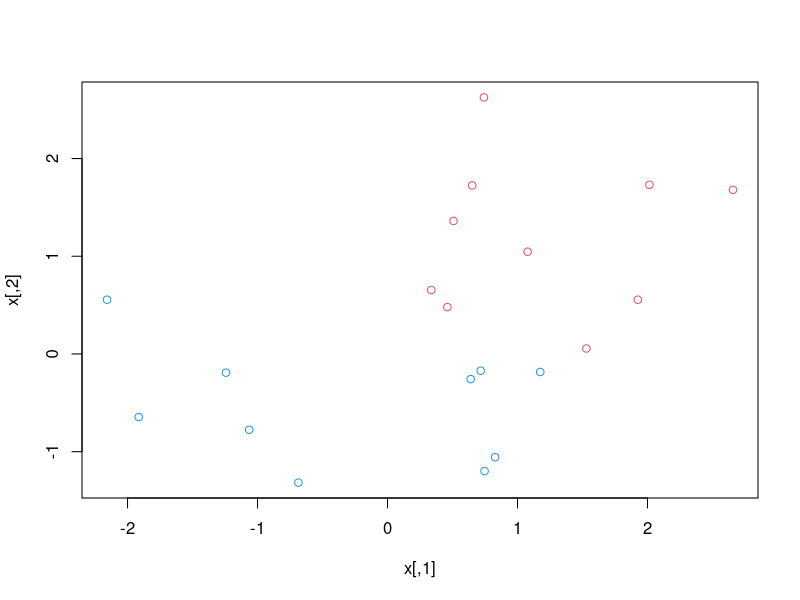
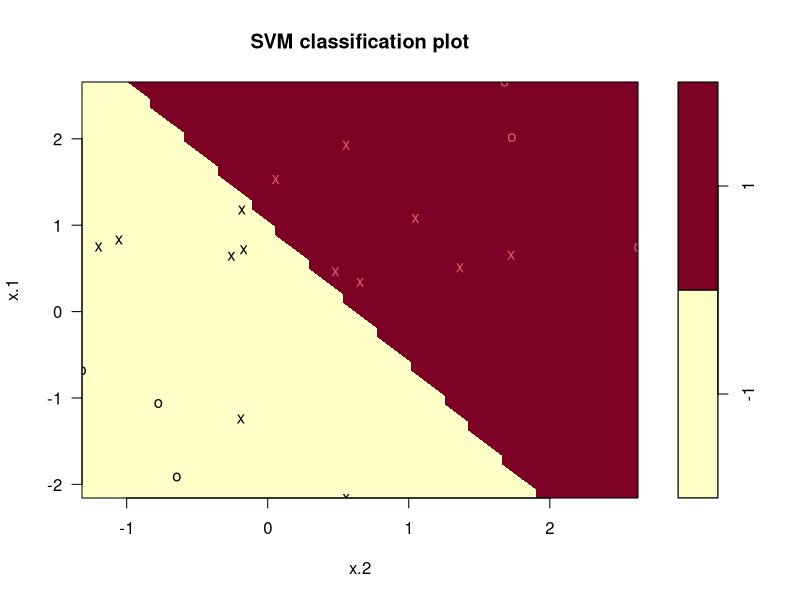
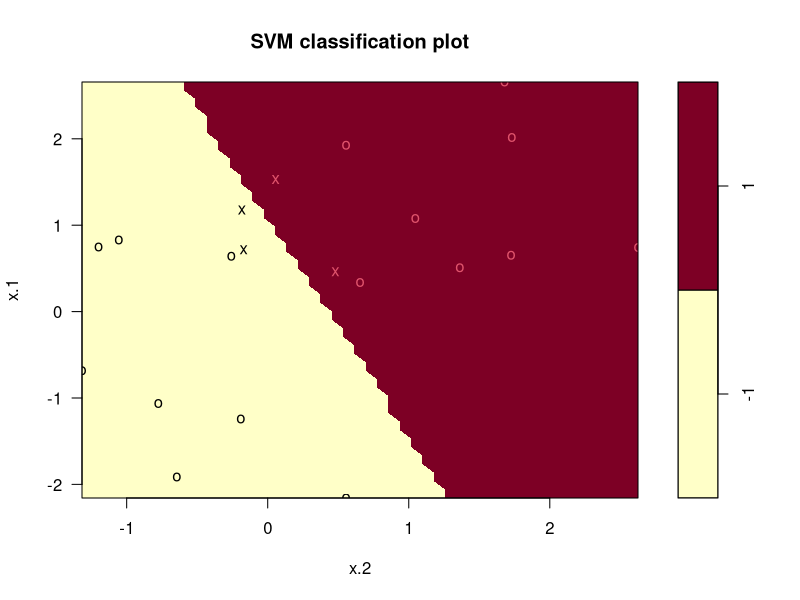
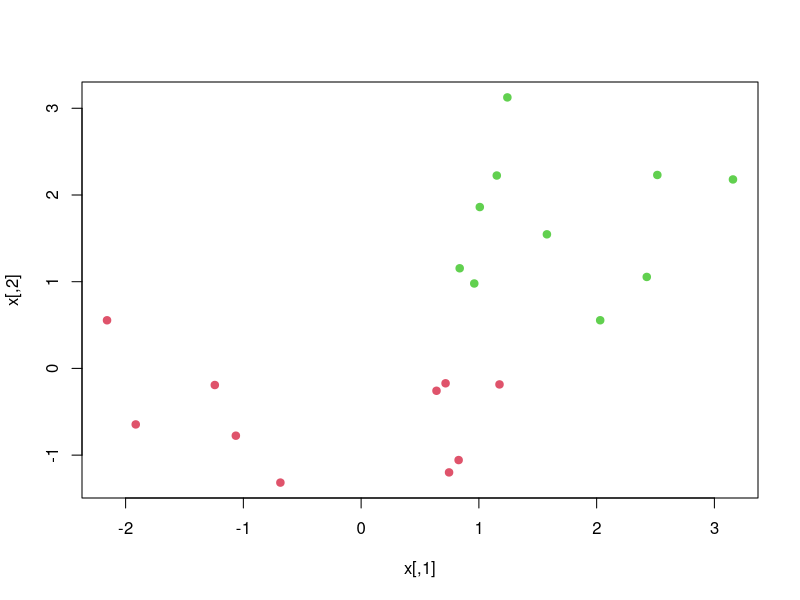
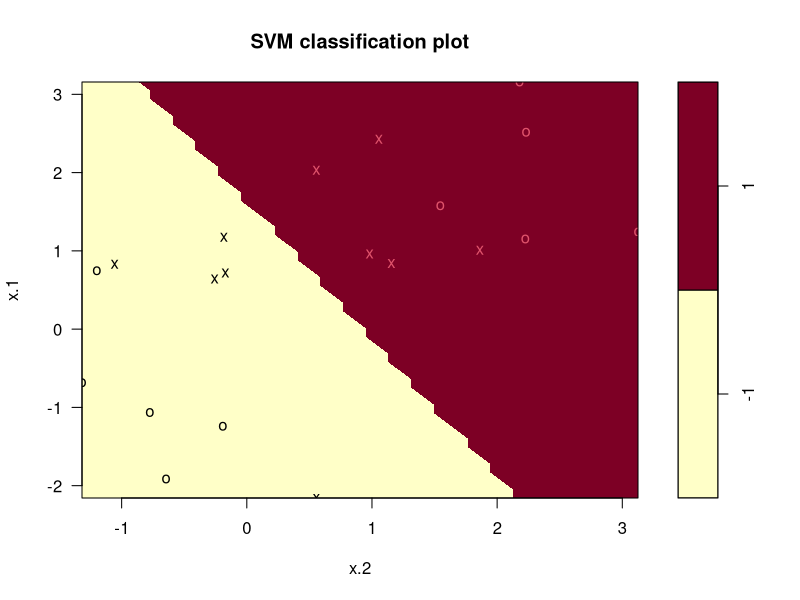
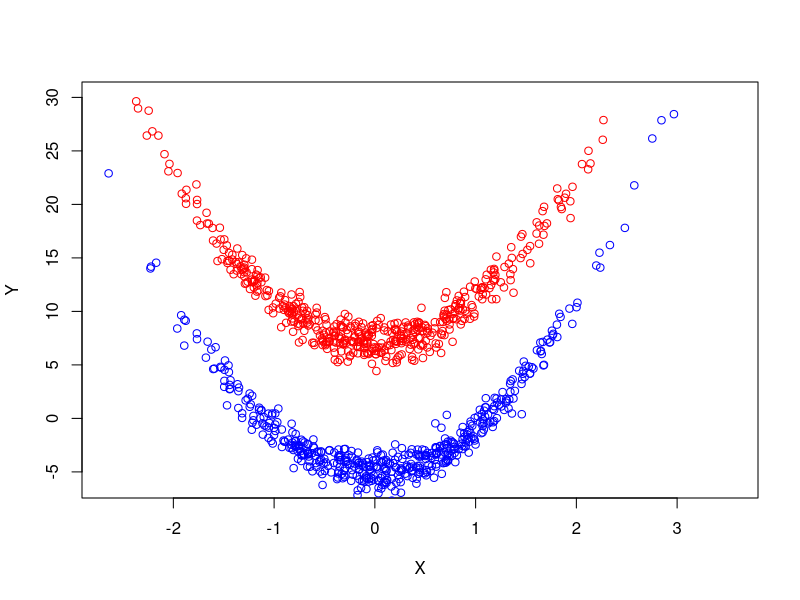
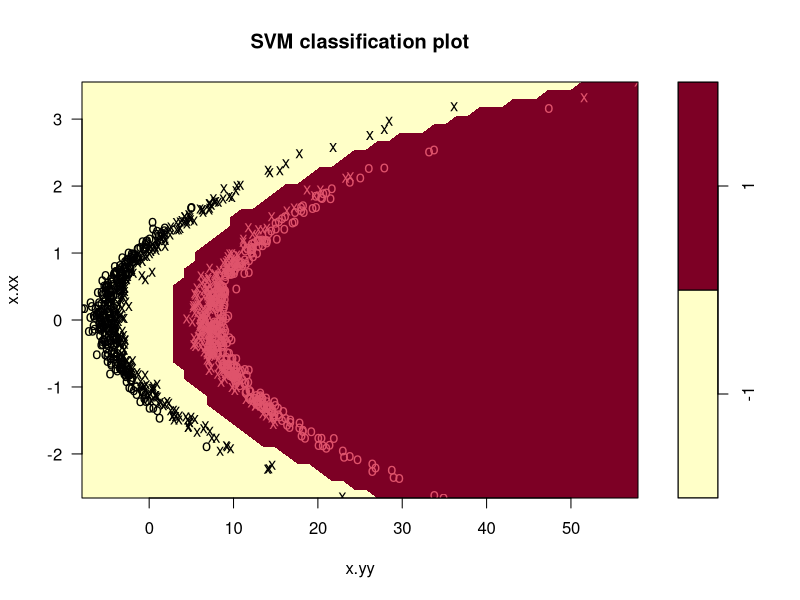

Here is the R script that generated these plots, in order:
library(e1071)

par(mfrow=c(1,1))
# Data production for linearly inseperable case
x = matrix(rnorm(20 * 2), ncol = 2)     # 20*2 splits the 40 values into 20 in each col
y = c(rep(-1, 10), rep(1, 10))
x[y == 1, ] = x[y == 1, ] + 1           # last 10 entries are increased by 1 to make data linearly inseperable
plot(x, col = (3 - y))                  # col gives 10 values with colour=4 and 10 with colour=2

dat = data.frame(x = x, y = factor(y))  # SVM requires factor data

# Fitting and plotting the SVM
# x.1 and x.2 are first and second cols of x respectively
svmfit = svm(y ~ x.1 + x.2, data = dat, kernel = 'linear', cost = 0.1, scale = F)
plot(svmfit, dat)

# Cross-validation for the cost parameter
tune.out = tune(svm,                # fct to tune via CV
                 y ~ x.1 + x.2,     # formula to pass into svm()
                 data = dat,        # data to use
                 kernel = 'linear', # param for svm()
                 scale = F,         # param for svm()
                 ranges = list(cost = c(0.001, 0.01, 0.1, 1, 5, 10, 100)))  # CV values to test
# tells us that cost = 5 is our best option

best.svm = tune.out$best.model
plot(best.svm, dat)

# Using SVM for Predictions
xtest = matrix(rnorm(20*2), ncol = 2)
ytest = sample(c(-1, 1), 20, rep = TRUE)
xtest[ytest == 1, ] = xtest[ytest == 1, ] + 1
testdat = data.frame(x = xtest, y = as.factor(ytest))

svm.pred = predict(best.svm, newdata = testdat)

svm.valid = table(svm.pred == ytest)
# 8 incorrect predictions, 12 correct predictions, error rate of 40%

svm.lesspred = predict(svmfit, newdata = testdat)
table(svm.lesspred == ytest)
# 9 false, 11 true, so cost = 5 is better as expected (from CV)

# Linearly separable case
x[y == 1, ] = x[y == 1, ] + 0.5
  # shifts all the y=1s in the previous data up a bit more so that it becomes lin sep
plot(x, col = (y + 5) / 2, pch = 19)
dat = data.frame(x = x, y = as.factor(y))

lin.tune = tune(svm, y~., data = dat, kernel = 'linear', scale = F,
                 range = list(cost = c(0.001, 0.01, 0.1, 1, 5, 10, 100)))
lin.best.svm = lin.tune$best.model
# has 9 support vectors for linearly separable data rather than 11 for lin insep

lin.pred = predict(lin.best.svm, newdata = testdat)
table(lin.pred == ytest)
# same as before

plot(lin.best.svm, dat)

# SVM for non-linear kernels
N = 1000
xx = rnorm(N)
yy = 4 * xx^2 + 1 + rnorm(N)
class = sample(N, N/2)
yy[class] = yy[class] + 6
yy[-class] = yy[-class] - 6
x = cbind(xx,yy)
plot(x[class,1], x[class,2], col = "red", xlab = "X", ylab = "Y", ylim = c(-6, 30)) +
  points(x[-class,1], x[-class,2], col = "blue")

y = rep(-1, N)
y[class] = 1

data = data.frame(x = x, y = as.factor(y))

train = sample(N, N/2)
data_train = data[train, ]
data_eval = data[-train, ]

best.poly.svm = tune(svm, y~., data = data, kernel = 'polynomial', 
                      range = list(degree = c(1, 2,3), 
                      gamma = c(0.5, 1, 2, 0),
                      coef0 = c(0, 1, 2),
                      cost = c(0.01, 0.05, 0.1)))

best.poly.model = best.poly.svm$best.model

plot(best.poly.model, data)
